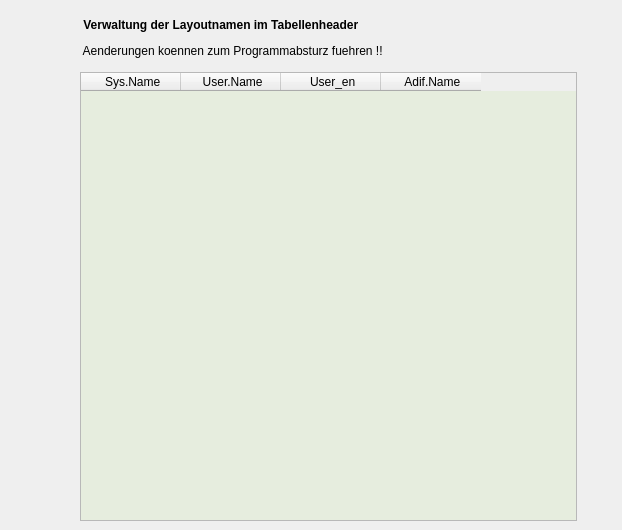
    <widget class="QWidget" name="Seite_2">
     <widget class="QLabel" name="label_18">
      <property name="geometry">
       <rect>
        <x>80</x>
        <y>12</y>
        <width>533</width>
        <height>26</height>
       </rect>
      </property>
      <property name="font">
       <font>
        <pointsize>9</pointsize>
        <weight>75</weight>
        <bold>true</bold>
       </font>
      </property>
      <property name="text">
       <string> Verwaltung der Layoutnamen im Tabellenheader</string>
      </property>
     </widget>
     <widget class="QLabel" name="label_29">
      <property name="geometry">
       <rect>
        <x>80</x>
        <y>40</y>
        <width>509</width>
        <height>22</height>
       </rect>
      </property>
      <property name="text">
       <string> Aenderungen koennen zum Programmabsturz fuehren !!</string>
      </property>
     </widget>
     <widget class="QTableWidget" name="RefTable">
      <property name="geometry">
       <rect>
        <x>80</x>
        <y>72</y>
        <width>497</width>
        <height>449</height>
       </rect>
      </property>
      <property name="palette">
       <palette>
        <active>
         <colorrole role="Base">
          <brush brushstyle="SolidPattern">
           <color alpha="255">
            <red>230</red>
            <green>237</green>
            <blue>222</blue>
           </color>
          </brush>
         </colorrole>
        </active>
        <inactive>
         <colorrole role="Base">
          <brush brushstyle="SolidPattern">
           <color alpha="255">
            <red>230</red>
            <green>237</green>
            <blue>222</blue>
           </color>
          </brush>
         </colorrole>
        </inactive>
        <disabled>
         <colorrole role="Base">
          <brush brushstyle="SolidPattern">
           <color alpha="255">
            <red>255</red>
            <green>255</green>
            <blue>255</blue>
           </color>
          </brush>
         </colorrole>
        </disabled>
       </palette>
      </property>
      <property name="focusPolicy">
       <enum>Qt::NoFocus</enum>
      </property>
      <column>
       <property name="text">
        <string> Sys.Name</string>
       </property>
      </column>
      <column>
       <property name="text">
        <string> User.Name</string>
       </property>
      </column>
      <column>
       <property name="text">
        <string> User_en</string>
       </property>
      </column>
      <column>
       <property name="text">
        <string> Adif.Name</string>
       </property>
      </column>
     </widget>
    </widget>
